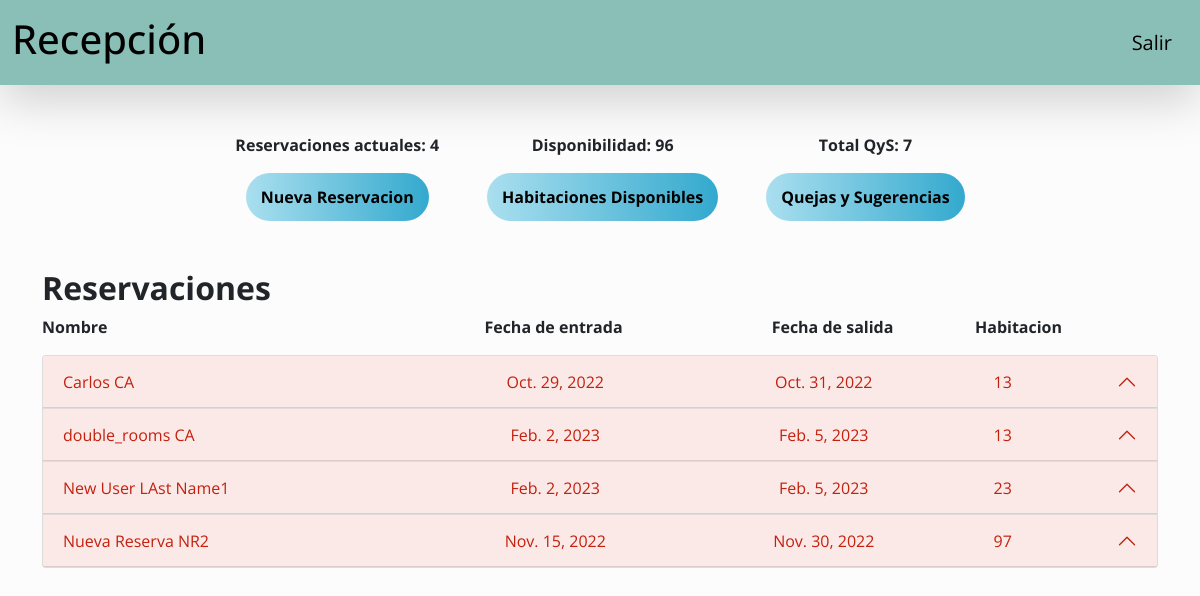
Before: /home/ with the older database file.
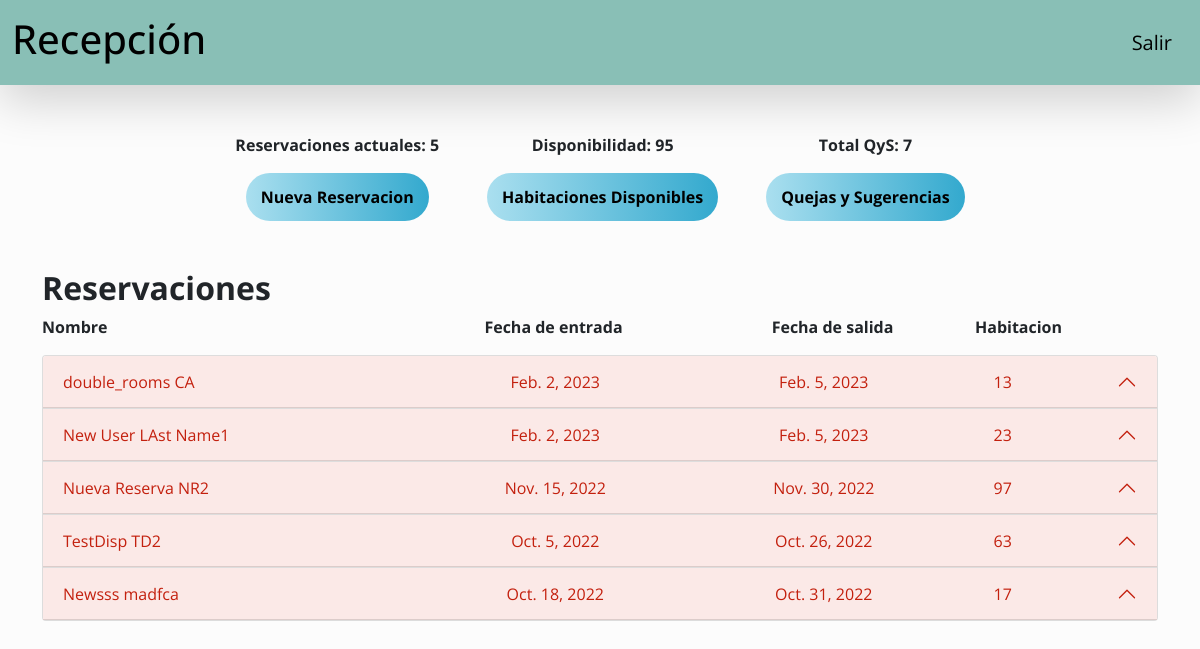
After: the same page with the newer database file.
### main/models.py (models this page shows, shortened)
class Reservacion(models.Model):
    name = models.CharField(max_length=50)
    lastName = models.CharField(max_length=50)
    entry_date = models.DateField()
    out_date = models.DateField()
    roomNumber = models.ForeignKey(Habitacion, on_delete=models.CASCADE)

class Habitacion(models.Model):
    roomNumber = models.IntegerField(primary_key=True)
    dispo = models.BooleanField(default=True)
    def __str__(self):
        return self.roomNumber.__str__()

### main/views.py (the view)
# urls.py: path('home/', views.home, name='home'),
def home(request):
    names = Reservacion.objects.all()
    totalR = Reservacion.objects.count()
    disp = 100 - totalR
    context = {'names': names, 'total': totalR, 'disp': disp}
    return render(request, 'home/home.html', context)

### main/templates/home/home.html (shortened to what this page needs)
{% extends 'base.html' %} {% load static %} {% block content %}
<div style="height: 100vh">
  <section>
    <div class="d-flex gap-5 justify-content-center mt-5">
      <div class="flex-column-center">
        <p style="font-weight: 700">
          Reservaciones actuales: {{total}}
        </p>
        <a
          href="{% url 'newReservation' %}"
          class="text-decoration-none gbutton"
          >Nueva Reservacion</a
        >
      </div>
      <div class="flex-column-center">
        <p style="font-weight: 700">Disponibilidad: {{disp}}</p>
        <a href="" class="text-decoration-none gbutton"
          >Habitaciones Disponibles</a
        >
      </div>
      <div class="flex-column-center">
        <p style="font-weight: 700">Total QyS: 7</p>
        <a href="" class="text-decoration-none gbutton"
          >Quejas y Sugerencias</a
        >
      </div>
    </div>
  </section>
  <section class="container my-5 w-100 w-md-75">
    <h2 class="fw-bold">Reservaciones</h2>
    <div class="d-flex">
      <p class="fw-bold col-4">Nombre</p>
      <p class="fw-bold col-3 text-center">Fecha de entrada</p>
      <p class="fw-bold col-3 text-center">Fecha de salida</p>
      <p class="fw-bold col-1 text-center">Habitacion</p>
    </div>
    <div class="accordion" id="accordionExample">
      {% for reservation in names %}
      <div class="accordion-item">
        <h2 class="accordion-header" id="heading{{reservation.id}}">
          <button
            class="accordion-button"
            type="button"
            data-bs-toggle="collapse"
            data-bs-target="#collapse{{reservation.id}}"
            aria-expanded="true"
            aria-controls="collapse{{reservation.id}}"
          >
            <div class="col-4">
              {{reservation.name}} {{reservation.lastName}}
            </div>
            <div class="col-3 text-center">
              {{reservation.entry_date}}
            </div>
            <div class="col-3 text-center">
              {{reservation.out_date}}
            </div>
            <div class="col-1 text-center">
              {{reservation.roomNumber}}
            </div>
          </button>
        </h2>
      </div>
      {% endfor %}
    </div>
  </section>
</div>
{% endblock content %}

Changed rows visible on the page:
removed Reservacion: name "Carlos", lastName "CA", entry_date "Oct. 29, 2022", out_date "Oct. 31, 2022", roomNumber "13"
added Reservacion: name "TestDisp", lastName "TD2", entry_date "Oct. 5, 2022", out_date "Oct. 26, 2022", roomNumber "63"
added Reservacion: name "Newsss", lastName "madfca", entry_date "Oct. 18, 2022", out_date "Oct. 31, 2022", roomNumber "17"
Other visible differences:
{{ total }}: "4" → "5"
{{ disp }}: "96" → "95"
